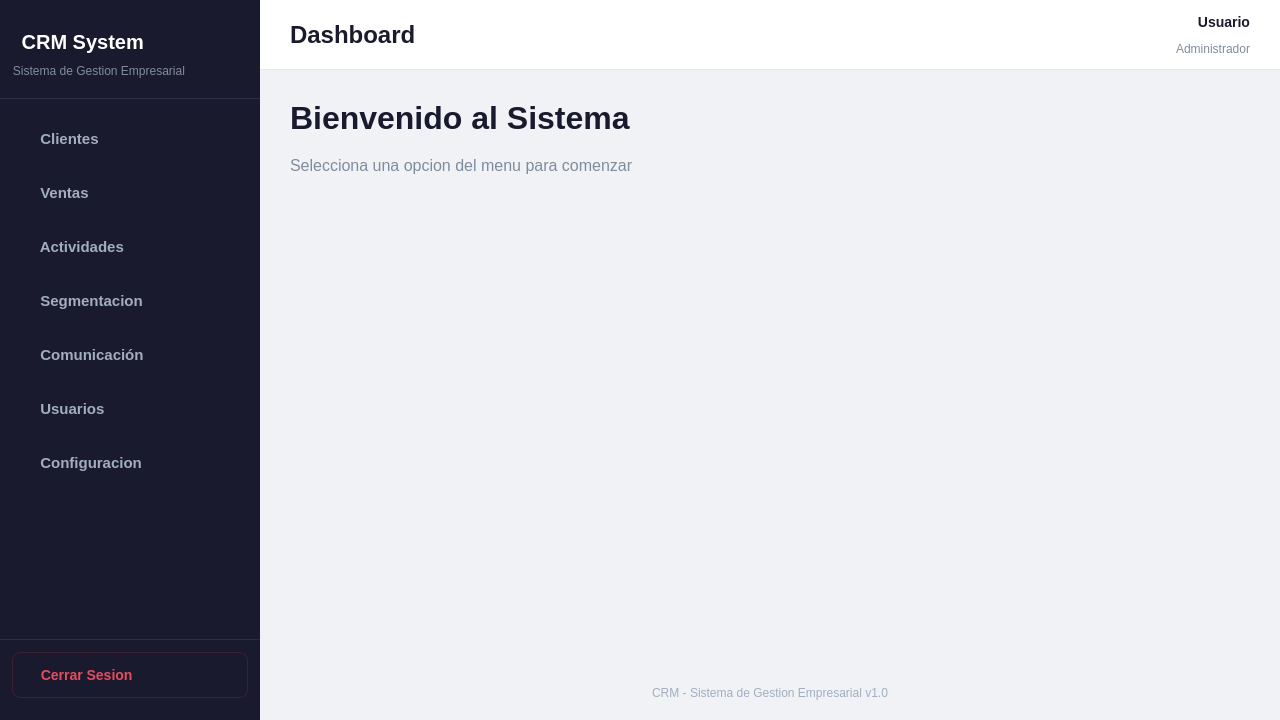
<?xml version="1.0" encoding="UTF-8"?>
<ui version="4.0">
 <class>MainWindow</class>
 <widget class="QMainWindow" name="MainWindow">
  <property name="geometry">
   <rect>
    <x>0</x>
    <y>0</y>
    <width>1280</width>
    <height>720</height>
   </rect>
  </property>
  <property name="minimumSize">
   <size>
    <width>1024</width>
    <height>600</height>
   </size>
  </property>
  <property name="windowTitle">
   <string>CRM - Sistema de Gestion</string>
  </property>
  <property name="styleSheet">
   <string notr="true">
/* === GLOBAL === */
QMainWindow {
    background-color: #f0f2f5;
    font-family: &quot;Segoe UI&quot;, Arial, sans-serif;
}

/* === SIDEBAR === */
#sidebar {
    background-color: #1a1a2e;
    min-width: 260px;
    max-width: 260px;
}
#sidebarTitle {
    color: #ffffff;
    font-size: 20px;
    font-weight: bold;
    padding: 10px 0px;
}
#sidebarSubtitle {
    color: #7f8c9b;
    font-size: 12px;
    padding-bottom: 5px;
}
#sidebarSeparator {
    background-color: #2d2d4a;
    min-height: 1px;
    max-height: 1px;
}

/* Sidebar buttons base */
#btnClientes, #btnVentas, #btnActividades, #btnSegmentacion, #btnComunicacion, #btnUsuarios, #btnConfiguracion {
    background-color: transparent;
    color: #a0aec0;
    font-size: 15px;
    font-weight: 500;
    text-align: left;
    padding: 14px 20px;
    border: none;
    border-radius: 8px;
    margin: 2px 12px;
}
#btnClientes:hover, #btnVentas:hover, #btnActividades:hover, #btnSegmentacion:hover, #btnComunicacion:hover, #btnUsuarios:hover, #btnConfiguracion:hover {
    background-color: #16213e;
    color: #ffffff;
}

#btnCerrarSesion {
    background-color: transparent;
    color: #e74c5e;
    font-size: 14px;
    font-weight: 500;
    text-align: left;
    padding: 14px 20px;
    border: 1px solid #3d2030;
    border-radius: 8px;
    margin: 2px 12px;
}
#btnCerrarSesion:hover {
    background-color: #3d2030;
    color: #ff6b7a;
}

/* === HEADER === */
#header {
    background-color: #ffffff;
    border-bottom: 1px solid #e2e8f0;
}
#headerPageTitle {
    color: #1a1a2e;
    font-size: 24px;
    font-weight: bold;
}
#headerUserName {
    color: #1a1a2e;
    font-size: 14px;
    font-weight: 600;
}
#headerUserRole {
    color: #7f8c9b;
    font-size: 12px;
}

/* === CONTENT === */
#contentArea {
    background-color: #f0f2f5;
}
#welcomeTitle {
    color: #1a1a2e;
    font-size: 32px;
    font-weight: bold;
}
#welcomeSubtitle {
    color: #7f8c9b;
    font-size: 16px;
}

/* Stat cards */
#cardClientes, #cardProductos, #cardVentas, #cardReportes {
    background-color: #ffffff;
    border-radius: 12px;
    border: 1px solid #e2e8f0;
}
#cardClientes:hover, #cardProductos:hover, #cardVentas:hover, #cardReportes:hover {
    border: 1px solid #4a90d9;
}

#cardClientesIcon, #cardProductosIcon, #cardVentasIcon, #cardReportesIcon {
    font-size: 36px;
}
#cardClientesTitle, #cardProductosTitle, #cardVentasTitle, #cardReportesTitle {
    color: #1a1a2e;
    font-size: 18px;
    font-weight: bold;
}
#cardClientesDesc, #cardProductosDesc, #cardVentasDesc, #cardReportesDesc {
    color: #7f8c9b;
    font-size: 13px;
}

/* Footer */
#footerLabel {
    color: #a0aec0;
    font-size: 12px;
}
   </string>
  </property>
  <widget class="QWidget" name="centralwidget">
   <layout class="QHBoxLayout" name="rootLayout">
    <property name="spacing">
     <number>0</number>
    </property>
    <property name="leftMargin">
     <number>0</number>
    </property>
    <property name="topMargin">
     <number>0</number>
    </property>
    <property name="rightMargin">
     <number>0</number>
    </property>
    <property name="bottomMargin">
     <number>0</number>
    </property>
    <item>
     <widget class="QWidget" name="sidebar" native="true">
      <layout class="QVBoxLayout" name="sidebarLayout">
       <property name="spacing">
        <number>0</number>
       </property>
       <property name="leftMargin">
        <number>0</number>
       </property>
       <property name="topMargin">
        <number>20</number>
       </property>
       <property name="rightMargin">
        <number>0</number>
       </property>
       <property name="bottomMargin">
        <number>20</number>
       </property>
       <item>
        <widget class="QLabel" name="sidebarTitle">
         <property name="text">
          <string>   CRM System</string>
         </property>
        </widget>
       </item>
       <item>
        <widget class="QLabel" name="sidebarSubtitle">
         <property name="text">
          <string>   Sistema de Gestion Empresarial</string>
         </property>
        </widget>
       </item>
       <item>
        <spacer name="sidebarPreSep">
         <property name="orientation">
          <enum>Qt::Vertical</enum>
         </property>
         <property name="sizeType">
          <enum>QSizePolicy::Fixed</enum>
         </property>
         <property name="sizeHint" stdset="0">
          <size>
           <width>20</width>
           <height>15</height>
          </size>
         </property>
        </spacer>
       </item>
       <item>
        <widget class="QWidget" name="sidebarSeparator" native="true"/>
       </item>
       <item>
        <spacer name="sidebarPostSep">
         <property name="orientation">
          <enum>Qt::Vertical</enum>
         </property>
         <property name="sizeType">
          <enum>QSizePolicy::Fixed</enum>
         </property>
         <property name="sizeHint" stdset="0">
          <size>
           <width>20</width>
           <height>15</height>
          </size>
         </property>
        </spacer>
       </item>
       <item>
        <widget class="QPushButton" name="btnClientes">
         <property name="cursor">
          <cursorShape>PointingHandCursor</cursorShape>
         </property>
         <property name="text">
          <string>  Clientes</string>
         </property>
        </widget>
       </item>
       <item>
        <spacer name="navSpacer2">
         <property name="orientation">
          <enum>Qt::Vertical</enum>
         </property>
         <property name="sizeType">
          <enum>QSizePolicy::Fixed</enum>
         </property>
         <property name="sizeHint" stdset="0">
          <size>
           <width>20</width>
           <height>4</height>
          </size>
         </property>
        </spacer>
       </item>
       <item>
        <widget class="QPushButton" name="btnVentas">
         <property name="cursor">
          <cursorShape>PointingHandCursor</cursorShape>
         </property>
         <property name="text">
          <string>  Ventas</string>
         </property>
        </widget>
       </item>
       <item>
        <spacer name="navSpacer3">
         <property name="orientation">
          <enum>Qt::Vertical</enum>
         </property>
         <property name="sizeType">
          <enum>QSizePolicy::Fixed</enum>
         </property>
         <property name="sizeHint" stdset="0">
          <size>
           <width>20</width>
           <height>4</height>
          </size>
         </property>
        </spacer>
       </item>
       <item>
        <widget class="QPushButton" name="btnActividades">
         <property name="cursor">
          <cursorShape>PointingHandCursor</cursorShape>
         </property>
         <property name="text">
          <string>  Actividades</string>
         </property>
        </widget>
       </item>
       <item>
        <spacer name="navSpacer4">
         <property name="orientation">
          <enum>Qt::Vertical</enum>
         </property>
         <property name="sizeType">
          <enum>QSizePolicy::Fixed</enum>
         </property>
         <property name="sizeHint" stdset="0">
          <size>
           <width>20</width>
           <height>4</height>
          </size>
         </property>
        </spacer>
       </item>
       <item>
        <widget class="QPushButton" name="btnSegmentacion">
         <property name="cursor">
          <cursorShape>PointingHandCursor</cursorShape>
         </property>
         <property name="text">
          <string>  Segmentacion</string>
         </property>
        </widget>
       </item>
       <item>
        <spacer name="navSpacer4b">
         <property name="orientation">
          <enum>Qt::Vertical</enum>
         </property>
         <property name="sizeType">
          <enum>QSizePolicy::Fixed</enum>
         </property>
         <property name="sizeHint" stdset="0">
          <size>
           <width>20</width>
           <height>4</height>
          </size>
         </property>
        </spacer>
       </item>
       <item>
        <widget class="QPushButton" name="btnComunicacion">
         <property name="cursor">
          <cursorShape>PointingHandCursor</cursorShape>
         </property>
         <property name="text">
          <string>  Comunicación</string>
         </property>
        </widget>
       </item>
       <item>
        <spacer name="navSpacer5">
         <property name="orientation">
          <enum>Qt::Vertical</enum>
         </property>
         <property name="sizeType">
          <enum>QSizePolicy::Fixed</enum>
         </property>
         <property name="sizeHint" stdset="0">
          <size>
           <width>20</width>
           <height>4</height>
          </size>
         </property>
        </spacer>
       </item>
       <item>
        <widget class="QPushButton" name="btnUsuarios">
         <property name="cursor">
          <cursorShape>PointingHandCursor</cursorShape>
         </property>
         <property name="text">
          <string>  Usuarios</string>
         </property>
        </widget>
       </item>
       <item>
        <spacer name="navSpacer6">
         <property name="orientation">
          <enum>Qt::Vertical</enum>
         </property>
         <property name="sizeType">
          <enum>QSizePolicy::Fixed</enum>
         </property>
         <property name="sizeHint" stdset="0">
          <size>
           <width>20</width>
           <height>4</height>
          </size>
         </property>
        </spacer>
       </item>
       <item>
        <widget class="QPushButton" name="btnConfiguracion">
         <property name="cursor">
          <cursorShape>PointingHandCursor</cursorShape>
         </property>
         <property name="text">
          <string>  Configuracion</string>
         </property>
        </widget>
       </item>
       <item>
        <spacer name="sidebarBottomSpacer">
         <property name="orientation">
          <enum>Qt::Vertical</enum>
         </property>
         <property name="sizeHint" stdset="0">
          <size>
           <width>20</width>
           <height>40</height>
          </size>
         </property>
        </spacer>
       </item>
       <item>
        <widget class="QWidget" name="sidebarSeparator2" native="true">
         <property name="styleSheet">
          <string notr="true">background-color: #2d2d4a; min-height: 1px; max-height: 1px;</string>
         </property>
        </widget>
       </item>
       <item>
        <spacer name="sidebarPreLogout">
         <property name="orientation">
          <enum>Qt::Vertical</enum>
         </property>
         <property name="sizeType">
          <enum>QSizePolicy::Fixed</enum>
         </property>
         <property name="sizeHint" stdset="0">
          <size>
           <width>20</width>
           <height>10</height>
          </size>
         </property>
        </spacer>
       </item>
       <item>
        <widget class="QPushButton" name="btnCerrarSesion">
         <property name="cursor">
          <cursorShape>PointingHandCursor</cursorShape>
         </property>
         <property name="text">
          <string>  Cerrar Sesion</string>
         </property>
        </widget>
       </item>
      </layout>
     </widget>
    </item>
    <item>
     <widget class="QWidget" name="rightPanel" native="true">
      <layout class="QVBoxLayout" name="rightPanelLayout">
       <property name="spacing">
        <number>0</number>
       </property>
       <property name="leftMargin">
        <number>0</number>
       </property>
       <property name="topMargin">
        <number>0</number>
       </property>
       <property name="rightMargin">
        <number>0</number>
       </property>
       <property name="bottomMargin">
        <number>0</number>
       </property>
       <item>
        <widget class="QWidget" name="header" native="true">
         <property name="minimumSize">
          <size>
           <width>0</width>
           <height>70</height>
          </size>
         </property>
         <property name="maximumSize">
          <size>
           <width>16777215</width>
           <height>70</height>
          </size>
         </property>
         <layout class="QHBoxLayout" name="headerLayout">
          <property name="leftMargin">
           <number>30</number>
          </property>
          <property name="rightMargin">
           <number>30</number>
          </property>
          <item>
           <widget class="QLabel" name="headerPageTitle">
            <property name="text">
             <string>Dashboard</string>
            </property>
           </widget>
          </item>
          <item>
           <spacer name="headerSpacer">
            <property name="orientation">
             <enum>Qt::Horizontal</enum>
            </property>
            <property name="sizeHint" stdset="0">
             <size>
              <width>40</width>
              <height>20</height>
             </size>
            </property>
           </spacer>
          </item>
          <item>
           <layout class="QVBoxLayout" name="headerUserInfoLayout">
            <property name="spacing">
             <number>2</number>
            </property>
            <item>
             <widget class="QLabel" name="headerUserName">
              <property name="text">
               <string>Usuario</string>
              </property>
              <property name="alignment">
               <set>Qt::AlignRight|Qt::AlignTrailing|Qt::AlignVCenter</set>
              </property>
             </widget>
            </item>
            <item>
             <widget class="QLabel" name="headerUserRole">
              <property name="text">
               <string>Administrador</string>
              </property>
              <property name="alignment">
               <set>Qt::AlignRight|Qt::AlignTrailing|Qt::AlignVCenter</set>
              </property>
             </widget>
            </item>
           </layout>
          </item>
         </layout>
        </widget>
       </item>
       <item>
        <widget class="QWidget" name="contentArea" native="true">
         <layout class="QVBoxLayout" name="contentLayout">
          <property name="spacing">
           <number>20</number>
          </property>
          <property name="leftMargin">
           <number>30</number>
          </property>
          <property name="topMargin">
           <number>30</number>
          </property>
          <property name="rightMargin">
           <number>30</number>
          </property>
          <property name="bottomMargin">
           <number>20</number>
          </property>
          <item>
           <widget class="QLabel" name="welcomeTitle">
            <property name="text">
             <string>Bienvenido al Sistema</string>
            </property>
           </widget>
          </item>
          <item>
           <widget class="QLabel" name="welcomeSubtitle">
            <property name="text">
             <string>Selecciona una opcion del menu para comenzar</string>
            </property>
           </widget>
          </item>
          <item>
           <spacer name="contentPreCards">
            <property name="orientation">
             <enum>Qt::Vertical</enum>
            </property>
            <property name="sizeType">
             <enum>QSizePolicy::Fixed</enum>
            </property>
            <property name="sizeHint" stdset="0">
             <size>
              <width>20</width>
              <height>10</height>
             </size>
            </property>
           </spacer>
          </item>
          <item>
           <layout class="QHBoxLayout" name="cardsRow">
            <property name="spacing">
             <number>20</number>
            </property>
           </layout>
          </item>
          <item>
           <spacer name="contentBottomSpacer">
            <property name="orientation">
             <enum>Qt::Vertical</enum>
            </property>
            <property name="sizeHint" stdset="0">
             <size>
              <width>20</width>
              <height>40</height>
             </size>
            </property>
           </spacer>
          </item>
          <item>
           <widget class="QLabel" name="footerLabel">
            <property name="text">
             <string>CRM - Sistema de Gestion Empresarial v1.0</string>
            </property>
            <property name="alignment">
             <set>Qt::AlignCenter</set>
            </property>
           </widget>
          </item>
         </layout>
        </widget>
       </item>
      </layout>
     </widget>
    </item>
   </layout>
  </widget>
 </widget>
 <resources/>
 <connections/>
</ui>
